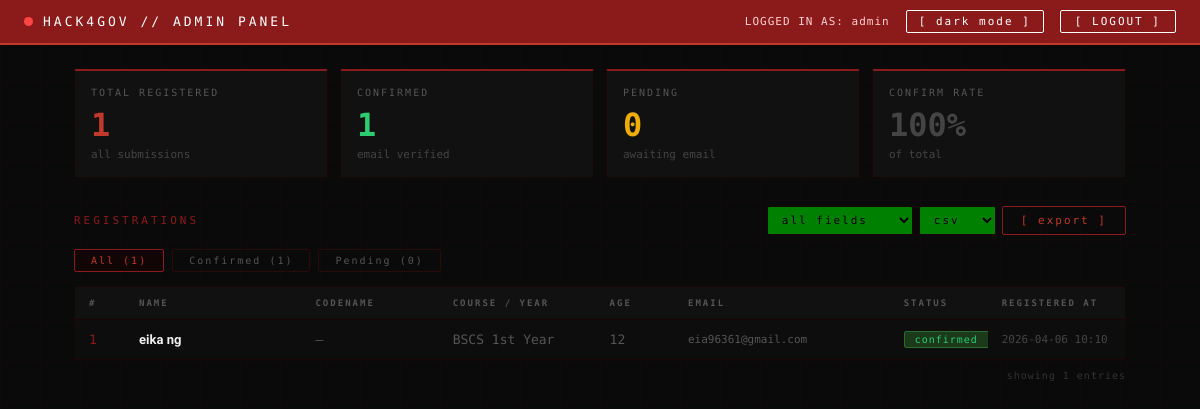
Before: /admin (signed in) with the older database file.
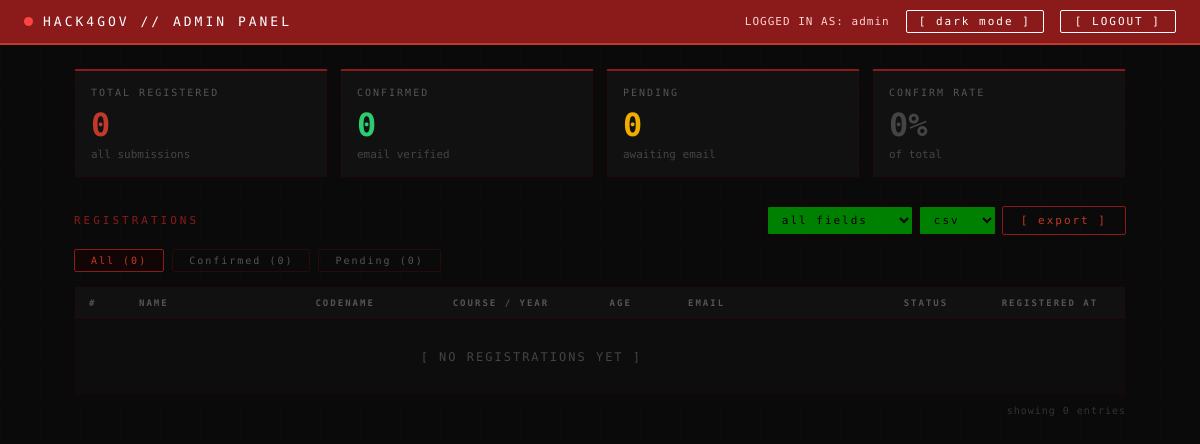
After: the same page with the newer database file.
### tables this page shows
CREATE TABLE registrations (
            id             INTEGER PRIMARY KEY AUTOINCREMENT,
            name           TEXT    NOT NULL,
            codename       TEXT,
            age            INTEGER NOT NULL,
            course_year    TEXT    NOT NULL,
            contact_number TEXT    NOT NULL,
            email          TEXT    NOT NULL UNIQUE,
            confirmed      INTEGER DEFAULT 0,
            token          TEXT    NOT NULL,
            registered_at  TIMESTAMP DEFAULT CURRENT_TIMESTAMP
        );

### app.py (the view)
@app.route('/admin')
@login_required   # ← protects this route — redirects to login if not logged in
def admin_dashboard():
    conn = get_db()
    try:
        all_rows = conn.execute("""
            SELECT id, name, codename, age, course_year, contact_number,
                   email, confirmed, registered_at
            FROM registrations
            ORDER BY registered_at DESC
        """).fetchall()
        stats = conn.execute("""
            SELECT
                COUNT(*)        AS total,
                SUM(confirmed)  AS confirmed,
                COUNT(*) - SUM(confirmed) AS pending
            FROM registrations
        """).fetchone()
    except Exception as e:
        print(f"DB error: {e}")
        all_rows = []
        stats    = {'total': 0, 'confirmed': 0, 'pending': 0}
        conn.close()
    else:
        conn.close()
    total     = stats['total']     or 0
    confirmed = stats['confirmed'] or 0
    pending   = stats['pending']   or 0
    rate      = round((confirmed / total * 100)) if total > 0 else 0
    return render_template('/admin/admin_dashboard.html',
        registrations = [dict(r) for r in all_rows],
        total         = total,
        confirmed     = confirmed,
        pending       = pending,
        rate          = rate,
        admin_user    = session.get('admin_username', 'admin')
    )

### app.py (called while the page is built)
def get_db():
    conn = sqlite3.connect(DB_PATH, timeout=30, check_same_thread=False)
    conn.row_factory = sqlite3.Row
    conn.execute("PRAGMA busy_timeout = 30000;")
    return conn

def login_required(f):
    @wraps(f)
    def decorated(*args, **kwargs):
        if not session.get('admin_logged_in'):
            flash('Please log in to access the admin panel.')
            return redirect(url_for('admin_login'))
        return f(*args, **kwargs)
    return decorated

### templates/admin/admin_dashboard.html (shortened to what this page needs)
<!DOCTYPE html>
<html lang="en">
<head>
</head>
<body>
  <div class="topbar">
    <div class="topbar-left">
      <div class="dot"></div>
      <span class="topbar-title">HACK4GOV // ADMIN PANEL</span>
    </div>
    <div class="topbar-right">
      <span class="topbar-user">LOGGED IN AS: {{ admin_user }}</span>
      <button id="theme-toggle" class="theme-toggle" onclick="toggleTheme()">[ dark mode ]</button>
      <a href="{{ url_for('admin_logout') }}" class="btn-logout">[ LOGOUT ]</a>
    </div>
  </div>
  <div class="content">
    <div class="stats-grid">
      <div class="stat-card">
        <div class="stat-label">Total Registered</div>
        <div class="stat-num" style="color:var(--accent-strong);">{{ total }}</div>
        <div class="stat-sub">all submissions</div>
      </div>
      <div class="stat-card">
        <div class="stat-label">Confirmed</div>
        <div class="stat-num" style="color:#2ecc71;">{{ confirmed }}</div>
        <div class="stat-sub">email verified</div>
      </div>
      <div class="stat-card">
        <div class="stat-label">Pending</div>
        <div class="stat-num" style="color:#f0ad00;">{{ pending }}</div>
        <div class="stat-sub">awaiting email</div>
      </div>
      <div class="stat-card">
        <div class="stat-label">Confirm Rate</div>
        <div class="stat-num" style="color:var(--muted-2);">{{ rate }}%</div>
        <div class="stat-sub">of total</div>
      </div>
    </div>
    <div class="section-header">
      <span class="section-title">registrations</span>
      <div style="display:flex; align-items:center; gap:8px; flex-wrap:wrap;">
        <form id="export-form" action="{{ url_for('admin_export') }}" method="get" style="display:flex; gap:6px; align-items:center;">
          <select name="fields" class="btn" style="padding:6px 10px; background:green; color:black; border-color:var(--border);">
            <option value="all">all fields</option>
          </select>
          <select name="format" class="btn" style="padding:6px 10px; background:green; color:black; border-color:var(--border);">
            <option value="csv">csv</option>
          </select>
          <button type="submit" class="btn btn-export">[ export ]</button>
        </form>
      </div>
    </div>
    <div class="filter-row">
      <button class="filter-btn active" onclick="filterTable('all', this)">All ({{ total }})</button>
      <button class="filter-btn" onclick="filterTable('confirmed', this)">Confirmed ({{ confirmed }})</button>
      <button class="filter-btn" onclick="filterTable('pending', this)">Pending ({{ pending }})</button>
    </div>
    <div class="table-wrap">
      <table id="reg-table">
        <thead>
          <tr>
            <th style="width:50px;">#</th>
            <th style="width:18%;">Name</th>
            <th style="width:14%;">Codename</th>
            <th style="width:16%;">Course / Year</th>
            <th style="width:8%;">Age</th>
            <th style="width:22%;">Email</th>
            <th style="width:10%;">Status</th>
            <th style="width:14%;">Registered At</th>
          </tr>
        </thead>
        <tbody>
          {% for reg in registrations %}
          <tr data-status="{{ 'confirmed' if reg.confirmed == 1 else 'pending' }}">
            <td class="mono" style="color:var(--accent);">
              {{ loop.index }}
            </td>
            <td style="font-weight:600; color:var(--text);">{{ reg.name }}</td>
            <td class="mono" style="color:var(--muted);">{{ reg.codename or '—' }}</td>
            <td class="mono" style="color:var(--muted);">{{ reg.course_year }}</td>
            <td class="mono" style="color:var(--muted);">{{ reg.age }}</td>
            <td class="mono" style="color:var(--email); font-size:11px;">{{ reg.email }}</td>
            <td>
              {% if reg.confirmed == 1 %}
                <span class="badge badge-confirmed">confirmed</span>
              {% else %}
                <span class="badge badge-pending">pending</span>
              {% endif %}
            </td>
            <td class="mono" style="color:var(--muted-2); font-size:11px;">
              {{ reg.registered_at[:16] if reg.registered_at else '—' }}
            </td>
          </tr>
          {% else %}
          <tr>
            <td colspan="7" style="text-align:center; color:var(--muted-2); font-family:'Share Tech Mono',monospace;
                                   font-size:12px; letter-spacing:2px; padding:30px;">
              [ NO REGISTRATIONS YET ]
            </td>
          </tr>
          {% endfor %}
        </tbody>
      </table>
    </div>
    <div class="table-footer" id="table-footer">
      showing {{ total }} entries
    </div>
  </div>
</body>
</html>

Changed rows visible on the page:
removed registrations: name "eika ng", codename "—", course_year "BSCS 1st Year", age "12", email "eia96361@gmail.com", confirmed "confirm…", registered_at "2026-04-06 10:10"
Other visible differences:
{{ total }}: "1" → "0"
{{ confirmed }}: "1" → "0"
{{ rate }}: "100" → "0"
text now shown: "[ NO REGISTRATIONS YET ]"
